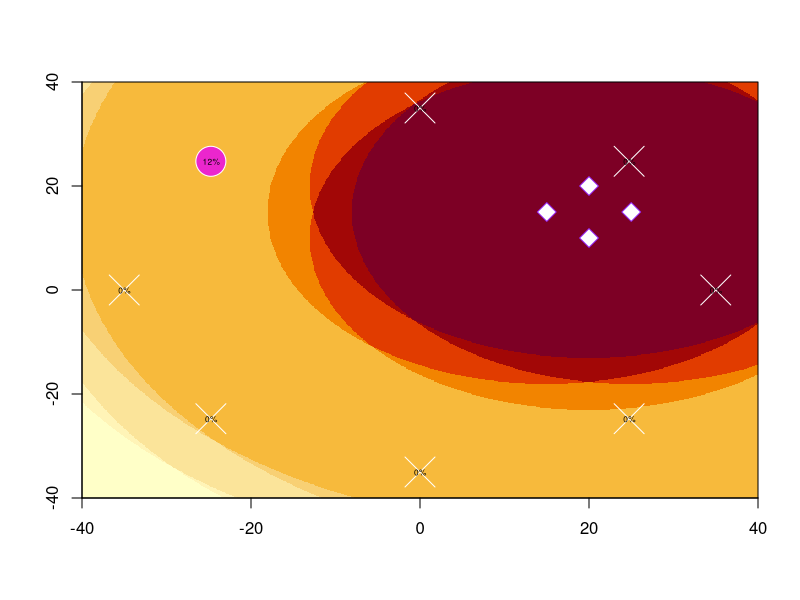

This figure's R source:
# defaults
# default energy by resonator level
res.defaultenergy <- c(1000, 1500, 2000, 2500, 3000, 4000, 5000, 6000)
# resonator colours, by level (stolen from IPAS)
res.colors = c("#fece5a", "#ffa630", "#ff7315", "#e40000", "#fd2992", "#eb26cd", "#c124e0", "#9627f4")

# input data

# ALL L1, 35m distance
# level, 1-8, use NA for missing res
#res.level <- rep(1, 8)
# distance from portal center, in m, 1-40
#res.distance <- rep(35, 8)

# LAZY LOADING, 1xL8 PLAYER, 35M DIST
res.level <- c(8,7,6,6,5,5,4,4)
res.distance <- rep(35, 8)

# HIGHEST RES PLACED ADJACENT TO LOWEST NEIGHBORS, 1xL8, 35m
#res.level <- c(8,4,6,5,7,5,6,4)
#res.distance <- rep(35, 8)

# STREET PORTAL STRATEGY, traffic from the west
#res.level <- c(5,4,4,5,6,7,8,6)
#res.distance <- c(35, 35, 35, 35, 35, 5, 1, 5)

# remaining energy (initialise to 100%)
res.energy <- res.defaultenergy[res.level]

# BURSTERS
# 7,6,5 travelling west-to-east
#bursters.levels = c(7,6,5)
#bursters.x = c(-40, -20,  0)
#bursters.y = c(-5,   -5, -5)

# 8s in the center (the last param in rep is the number of bursters, e.g. 5)
#bursters.levels = rep(8, 5)
#bursters.x = rep(0, 5)
#bursters.y = rep(0, 5)

# burster placement that matches the lazy loading res arrangement (i.e. an 8 burster at 35m E, 7 at 35m NE, etc)
#bursters.levels = c(8,7,6,6,5,5,4,4)
#bursters.x = c(35, 25, 0,  -25, -35, -25, 0,   25)
#bursters.y = c(0,  25, 35, 25,  0,   -25, -35, -25)

# 4x8s over the eastern side (looks kinda nice, good for demoing ;)
# this seems to be a decent strategy against lazy loading
bursters.levels = c(8,8,8,8)
bursters.x = c(15, 20, 25, 20)
bursters.y = c(15, 20, 15, 10)

# no bursters, just show the resonators
#bursters.levels = c()
#bursters.x = c()
#bursters.y = c()


bursters.col = res.colors[bursters.levels]

# polar -> cartesian conversion functions
res.getx = function (distance, index) {
  # angle is in radians, index 0 = EAST, rotating CCW
  angle = (index - 1) * pi / 4
  cos(angle) * distance
}
res.gety = function (distance, index) {
  # angle is in radians, index 0 = EAST, rotating CCW
  angle = (index - 1) * pi / 4
  sin(angle) * distance
}


burster.max_range = c(42, 48, 58, 72, 90, 112, 138, 168)
burster.gr_steps = c(8, 9, 11, 14, 18, 22, 27, 33)
burster.base_damage = c(136, 224, 408, 630, 855, 1072, 1350, 1755)
# (x,y): co-ordinate for which to calculate damage
# bl: level of burster being fired
# (bx,by): co-ordinate of burster being fired
graphracer <- function (x,y,bl,bx,by) {
  dist = sqrt((bx-x)^2 + (by-y)^2)
  if (dist > burster.max_range[bl])
    0
  else {
    step = burster.gr_steps[bl]
    circle = floor(dist / step)
    dmg = burster.base_damage[bl] / (2 ^ circle)
    dmg = max(c(0, dmg))
    round(dmg)
  }
}

damage_func = graphracer

# plot the background; burster damage

# matrix & picture of burster damage
# 800x800 matrix for -40.0 to +40.0 w/0.1 increment steps
dmg_matrix <- matrix(0, 800, 800)
res.symbols = rep(21, 8)
res.energypct = rep("100%", 8)
total_dmg = 0
if (length(bursters.levels > 0)) {
  for (i in 1:length(bursters.levels)) {
    for (x in -400:400) {
      for (y in -400:400) {
        dx = x / 10
        dy = y / 10
        dmg_matrix[x+400,y+400] = dmg_matrix[x+400,y+400] + 
          damage_func(dx,dy, bursters.levels[i], bursters.x[i],bursters.y[i])
      }
    }
  }
  image(dmg_matrix, frame.plot=F, axes=F)
  par(new=T) # persist previous image & draw over it

  # calculate damage on the resonators
  for (i in 1:8) {
    if (!is.na(res.level[i])) {
      x = res.getx(res.distance[i], i)
      y = res.gety(res.distance[i], i)
      # pull damage from the matrix, capping out at the resonator's energy level
      dmg = min(dmg_matrix[round(x*10)+400,round(y*10)+400], res.energy[i])
      # update resonator energy level
      new_energy = res.energy[i] - dmg
      res.energypct[i] = paste(round((new_energy / res.energy[i]) * 100), "%", sep="")
      res.energy[i] = new_energy
      if (res.energy[i] == 0)
        res.symbols[i] = 4
      
      total_dmg = total_dmg + dmg
    }
  }
}

# plot the resonators
par(pty="s") # keep the aspect ratio square
#plot(-40:40,-40:40,type="n",xaxs="i",yaxs="i") # draw an empty plot so we can get gridlines behind data points
#axis(1, pos=0, col="#aaaaaa", col.axis="#aaaaaa")
#axis(2, pos=0, las=2, col="#aaaaaa", col.axis="#aaaaaa")
#par(new=T)
plot(diag(sapply(res.distance, res.getx, 1:8)), diag(sapply(res.distance, res.gety, 1:8)), 
     ylim=c(-40, 40), xlim=c(-40,40), xlab="", ylab="", xaxs="i", yaxs="i",
     bg=res.colors[res.level], pch=res.symbols, cex=4, col="#ffffff")

# plot the bursters
points(bursters.x, bursters.y, pch=23, cex=2, col=bursters.col, bg=0)

# plot res %
if (length(bursters.levels) > 0) {
  text(diag(sapply(res.distance, res.getx, 1:8)), diag(sapply(res.distance, res.gety, 1:8)),
       res.energypct, cex=0.5)
}
